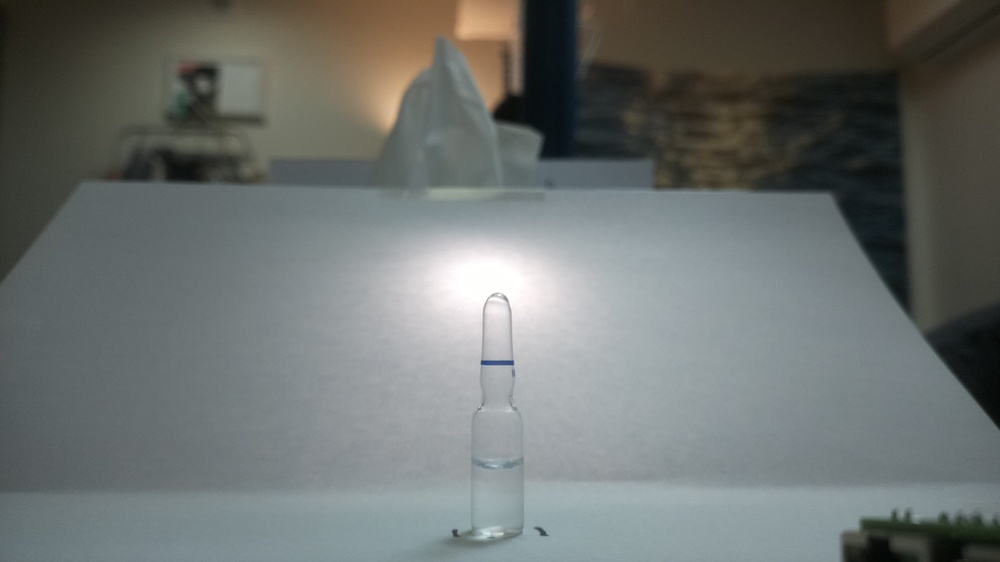
#> input picture vision/samples/1ml_front_090_01.jpg, 1000 x 562 px, shrunk from 2304 x 1296 before the run, given in place of the camera
$ python live.py
#> lines starting #> are read from the running program, lines starting #| are printed output that depends on the picture; after the words box and inside, x2 and y2 are one past the last pixel; in counts of white or black regions, pixels touching at a corner belong together
### vision/size.py
"""역광 사진 → 앰플 실루엣 → 높이 · 몸통 폭 → 규격 (1 · 2 · 5 mL).

카메라가 앰플 축을 중심으로 비스듬히(29°) 봐도 원통 실루엣은 같다.
그래서 배율을 모르면 높이 ÷ 폭 비율로, 배율(mm/px)을 알면 mm로 가른다.
"""

from dataclasses import dataclass

import cv2
import numpy as np

import config
from specs import SPECS, Spec


@dataclass
class Measure:
    top: int
    bottom: int
    height_px: int
    body_width_px: float
    axis_x: float

    @property
    def ratio(self) -> float:
        return self.height_px / self.body_width_px


@dataclass
class SizeResult:
    spec: Spec | None   # None = 모름
    best: Spec          # 가장 가까운 규격 (모름이어도)
    error: float        # 가장 가까운 규격과의 상대 오차


def touches_edge(c: np.ndarray, shape: tuple[int, int]) -> bool:
    """윤곽이 사진 가장자리에 닿나. 앰플은 화면 안에 다 들어오므로 닿으면 배경이다."""
    x, y, w, h = cv2.boundingRect(c)
    return x == 0 or y == 0 or x + w == shape[1] or y + h == shape[0]


# [43 lines left out: functions diff_mask, clean_rows, diff_silhouette, not called in this run]


def silhouette(img: np.ndarray, bg: np.ndarray | None = None) -> np.ndarray | None:
    """앰플 마스크 (0/255). 없으면 None. bg(빈 칸 사진)가 없으면 밝은 배경 앞 어두운 곳을 찾는다."""
    if bg is not None:
        return diff_silhouette(img, bg)
    gray = cv2.cvtColor(img, cv2.COLOR_BGR2GRAY)
    gray = cv2.GaussianBlur(gray, (config.BLUR, config.BLUR), 0)
    _, dark = cv2.threshold(gray, 0, 255, cv2.THRESH_BINARY_INV + cv2.THRESH_OTSU)
    k = cv2.getStructuringElement(cv2.MORPH_ELLIPSE, (config.CLOSE_KERNEL, config.CLOSE_KERNEL))
    dark = cv2.morphologyEx(dark, cv2.MORPH_CLOSE, k)

    contours, _ = cv2.findContours(dark, cv2.RETR_EXTERNAL, cv2.CHAIN_APPROX_SIMPLE)
    contours = [c for c in contours if not touches_edge(c, gray.shape)]
    if not contours:
        return None
    c = max(contours, key=cv2.contourArea)
    if cv2.contourArea(c) < config.MIN_AMPOULE_AREA_FRAC * img.shape[0] * img.shape[1]:
        return None
    mask = np.zeros(gray.shape, np.uint8)
    cv2.drawContours(mask, [c], -1, 255, cv2.FILLED)
    return mask


# [34 lines left out: functions row_span, measure, classify, not called in this run]

### vision/detect.py
"""사진 폴더 → 사진마다 규격 · 점 · 각도 표.

    python vision/detect.py vision/samples/
    python vision/detect.py vision/samples/ --calib vision/calib.npz --debug vision/samples/debug

파일 이름 규칙: {규격}_{조명}_{점방향}_{번호}.jpg  예) 5ml_back_000_01.jpg, 5ml_front_000_01.jpg
- 같은 규격 · 점방향 · 번호의 back(역광)과 front(정면광)를 한 쌍으로 본다 (아이폰은 움직이지 않고 조명만 바꿔 찍기)
- back에서 실루엣 · 규격, front에서 점 · 각도
- 이름에서 정답을 읽어 맞았는지 같이 표시한다. 규칙에 안 맞는 사진은 한 장으로 둘 다 해 본다
"""

import argparse
import re
from dataclasses import dataclass
from pathlib import Path

import cv2
import numpy as np

from calib import load_calib, undistort
from dot import Dot, dot_angle, find_dot
import config
from size import Measure, SizeResult, classify, measure, silhouette
from specs import BY_NAME

NAME_RE = re.compile(r"^(\d+ml)_(back|front)_(\d{3})_(\d+)$", re.IGNORECASE)
IMAGE_EXT = {".jpg", ".jpeg", ".png"}


@dataclass
class Result:
    mask: np.ndarray | None = None
    meas: Measure | None = None
    size: SizeResult | None = None
    dot: Dot | None = None
    angle: float | None = None


def analyze(back: np.ndarray, front: np.ndarray, mm_per_px: float | None = None,
            bg: np.ndarray | None = None) -> Result:
    r = Result()
    r.mask = silhouette(back, bg)
    if r.mask is None:
        return r
    r.meas = measure(r.mask)
    r.size = classify(r.meas, mm_per_px)
    r.dot = find_dot(front, r.mask, r.meas, r.size.best)
    if r.dot is not None:
        r.angle = dot_angle(r.dot, r.mask)
    if bg is not None:  # 실물은 모양보다 점 색이 규격을 정한다 → 점이 없으면 규격도 모름
        spec = BY_NAME[config.DOT_COLOR_SIZE[r.dot.color]] if r.dot else None
        r.size = SizeResult(spec, spec or r.size.best, r.size.error)
    return r


def draw(img: np.ndarray, r: Result) -> np.ndarray:
    out = img.copy()
    if r.mask is not None:
        contours, _ = cv2.findContours(r.mask, cv2.RETR_EXTERNAL, cv2.CHAIN_APPROX_SIMPLE)
        cv2.drawContours(out, contours, -1, (255, 160, 0), 2)
    if r.meas is not None:
        x = int(r.meas.axis_x)
        cv2.line(out, (x, r.meas.top), (x, r.meas.bottom), (255, 160, 0), 1)
    if r.dot is not None:
        cv2.circle(out, (int(r.dot.x), int(r.dot.y)), 12, (0, 255, 0), 2)
    # putText는 한글을 못 그려서 영어로
    label = "empty" if r.size is None else (r.size.spec.name if r.size.spec else f"? ({r.size.best.name})")
    if r.size is not None:
        label += "  dot " + (f"{r.angle:+.0f}deg" if r.angle is not None else "none")
    cv2.putText(out, label, (20, 50), cv2.FONT_HERSHEY_SIMPLEX, 1.4, (0, 0, 255), 3)
    return out


# [90 lines left out: functions collect, main, not called in this run]


# [2 lines that do not run on import are left out]

### vision/live.py
"""맥 카메라(내장 웹캠 · 아이폰 연속성 카메라)로 미리보기 + 판별 결과를 겹쳐 보고, 키로 사진을 저장한다.

    python vision/live.py --list                      # 카메라 번호 찾기
    python vision/live.py --camera 1 --prefix 5ml_000 # b: 역광 저장, f: 정면광 저장, q: 끝

저장 이름은 detect.py 규칙을 따른다: 5ml_back_000_01.jpg, 5ml_front_000_01.jpg
처음 실행하면 macOS가 카메라 권한을 묻는다 (터미널 / VS Code에 허용).
"""

import argparse
from pathlib import Path

import cv2

from detect import analyze, draw


def list_cameras():
    for i in range(5):
        cap = cv2.VideoCapture(i)
        ok, frame = cap.read()
        if ok:
            print(f"카메라 {i}: {frame.shape[1]} × {frame.shape[0]}")
        cap.release()


def next_number(out: Path, size: str, angle: str) -> int:
    n = 1
    while (out / f"{size}_back_{angle}_{n:02d}.jpg").exists() or (out / f"{size}_front_{angle}_{n:02d}.jpg").exists():
        n += 1
    return n


def main():
    ap = argparse.ArgumentParser()
    ap.add_argument("--camera", type=int, default=0)
    ap.add_argument("--list", action="store_true")
    ap.add_argument("--prefix", default="5ml_000", help="{규격}_{점방향}, 예: 2ml_090")
    ap.add_argument("--out", type=Path, default=Path("vision/samples"))
    args = ap.parse_args()

    if args.list:
        list_cameras()
        return

    size, angle = args.prefix.split("_")
    args.out.mkdir(parents=True, exist_ok=True)
    n = next_number(args.out, size, angle)
    saved = set()

    cap = cv2.VideoCapture(args.camera)
    if not cap.isOpened():
        raise SystemExit(f"카메라 {args.camera}를 못 열었다 — --list로 번호 확인")

    while True:
        ok, frame = cap.read()
#> frame is the input picture: shape (562, 1000, 3); mean B, G, R 111.3, 113.5, 108.9
        if not ok:
            break
        view = draw(frame, analyze(frame, frame))
#> in silhouette, `gray = cv2.cvtColor(img, cv2.COLOR_BGR2GRAY)`:
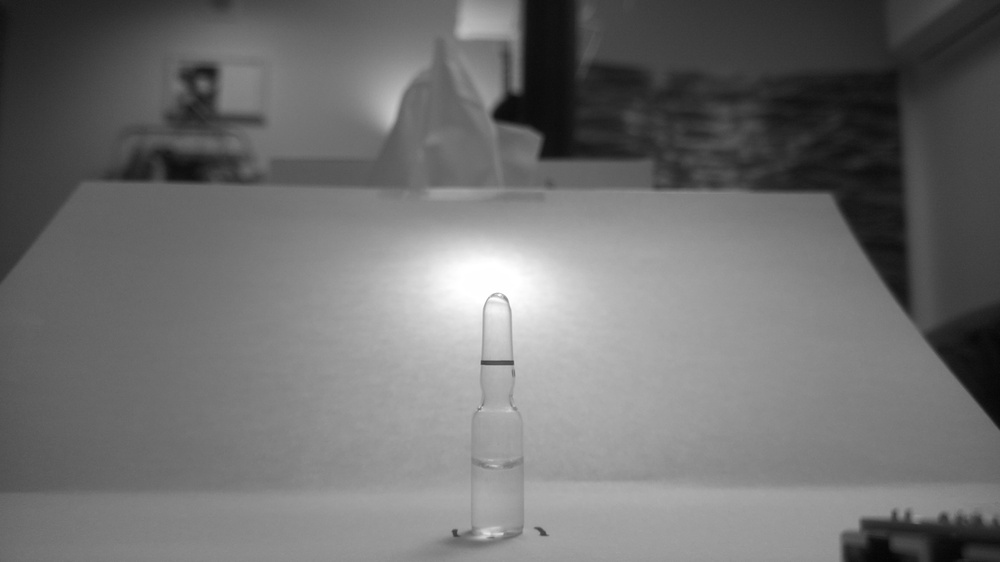
#> gray: shape (562, 1000); min 4, max 255, mean 111.9
#> in silhouette, `_, dark = cv2.threshold(gray, 0, 255, cv2.THRESH_BINARY_INV + cv2.THRE..`:
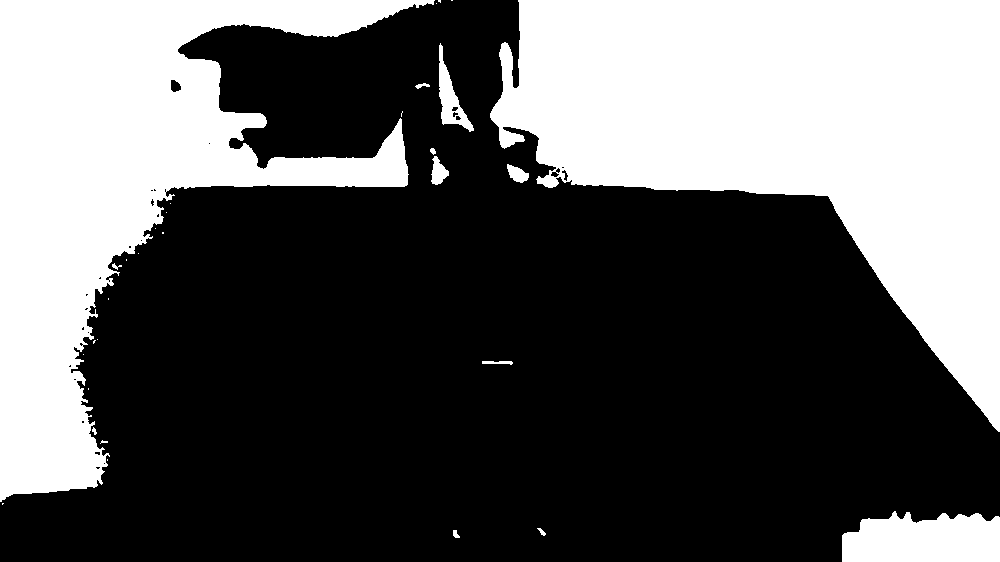
#> dark: shape (562, 1000); 37.1% white; 31 white regions (18 under 20 px), largest, box (x1, y1, x2, y2) and area: (490, 0, 1000, 432) 114573, (0, 0, 435, 502) 85441, (842, 511, 1000, 562) 6772
#> in silhouette, `dark = cv2.morphologyEx(dark, cv2.MORPH_CLOSE, k)`:
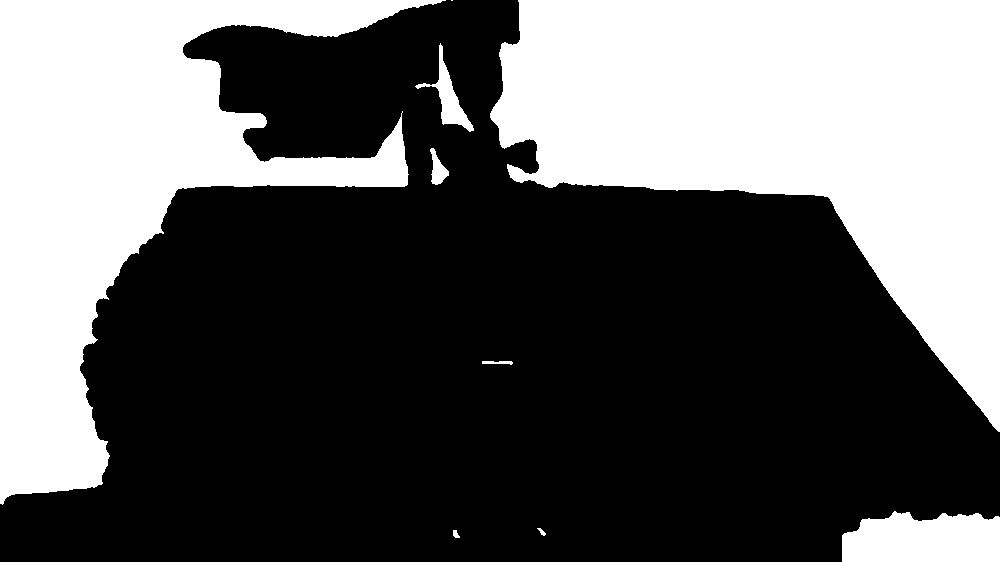
#> dark: shape (562, 1000); 37.7% white; 9 white regions (1 under 20 px)
#> in silhouette, `contours, _ = cv2.findContours(dark, cv2.RETR_EXTERNAL, cv2.CHAIN_APPR..`: contours = 9 contours, 1 with area under 20; largest, box (x1, y1, x2, y2) and area: (490, 0, 1000, 432) 114796, (0, 0, 446, 505) 86338, (842, 511, 1000, 562) 6688, (415, 43, 474, 132) 1109, (430, 148, 449, 185) 322, (482, 361, 513, 365) 56, (453, 530, 460, 538) 28, (537, 528, 546, 536) 22
#> in silhouette, `contours = [c for c in contours if not touches_edge(c, gray.shape)]`: contours = 5 contours; box (x1, y1, x2, y2) and area: (415, 43, 474, 132) 1109, (430, 148, 449, 185) 322, (482, 361, 513, 365) 56, (453, 530, 460, 538) 28, (537, 528, 546, 536) 22
#> in silhouette, `c = max(contours, key=cv2.contourArea)`: c = contour of 105 points, box (x1, y1, x2, y2) (415, 43, 474, 132), area 1109
#> in draw, `cv2.putText(out, label, (20, 50), cv2.FONT_HERSHEY_SIMPLEX, 1.4, (0, 0..`:
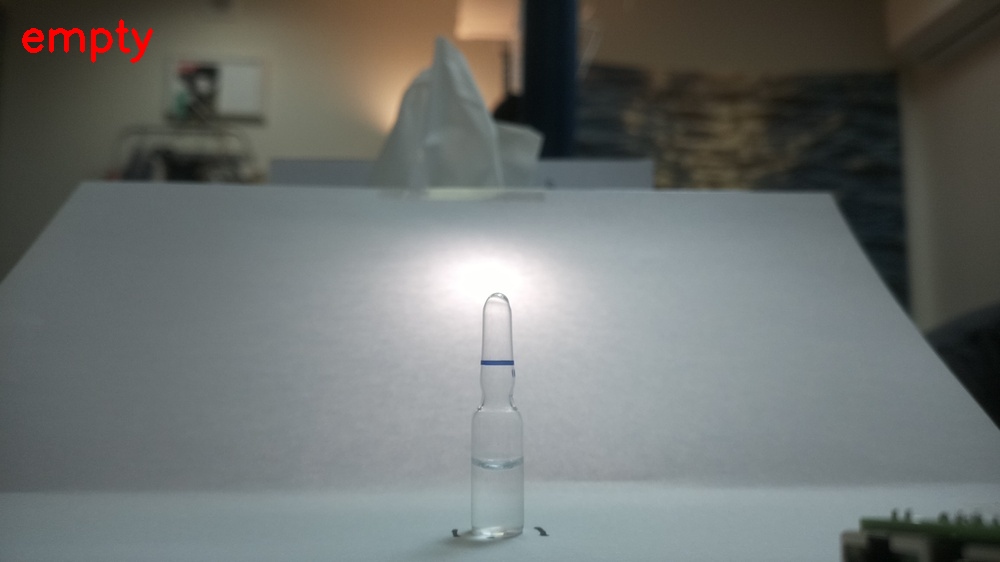
#> out: shape (562, 1000, 3); 0.29% of pixels changed, all inside (x1, y1, x2, y2) = (22, 19, 153, 63)
        cv2.putText(view, f"{size}_{angle}_{n:02d}  [b]back [f]front [q]quit", (20, view.shape[0] - 20),
                    cv2.FONT_HERSHEY_SIMPLEX, 0.8, (255, 255, 255), 2)
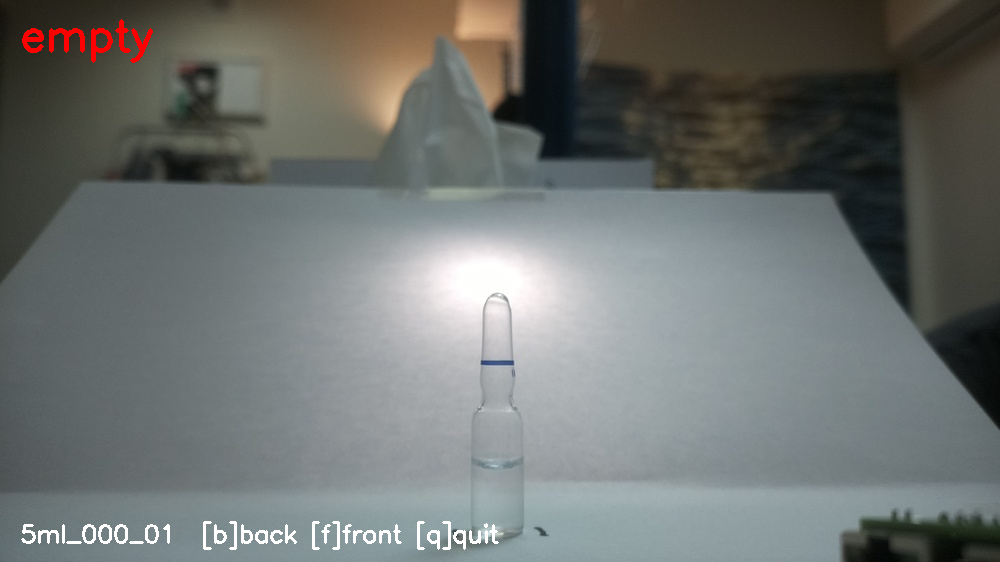
#> view: shape (562, 1000, 3); 0.58% of pixels changed, all inside (x1, y1, x2, y2) = (21, 521, 499, 550)
        cv2.imshow("AmpT live", view)

        key = cv2.waitKey(1) & 0xFF
#> (key q is pressed here)
        if key == ord("q"):
            break
        if key in (ord("b"), ord("f")):
            light = "back" if key == ord("b") else "front"
            path = args.out / f"{size}_{light}_{angle}_{n:02d}.jpg"
            cv2.imwrite(str(path), frame)
            print(f"저장: {path}")
            saved.add(light)
            if saved == {"back", "front"}:  # 한 쌍 다 찍으면 다음 번호
                n += 1
                saved.clear()

    cap.release()
    cv2.destroyAllWindows()


if __name__ == "__main__":
    main()
